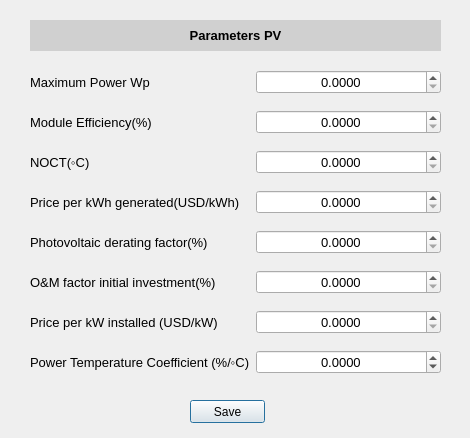
<?xml version="1.0" encoding="UTF-8"?>
<ui version="4.0">
 <class>Dialog</class>
 <widget class="QDialog" name="Dialog">
  <property name="geometry">
   <rect>
    <x>0</x>
    <y>0</y>
    <width>470</width>
    <height>438</height>
   </rect>
  </property>
  <property name="windowTitle">
   <string>Dialog</string>
  </property>
  <widget class="QWidget" name="gridLayoutWidget">
   <property name="geometry">
    <rect>
     <x>30</x>
     <y>60</y>
     <width>411</width>
     <height>331</height>
    </rect>
   </property>
   <layout class="QGridLayout" name="gridLayout">
    <item row="5" column="0">
     <widget class="QLabel" name="label_5">
      <property name="font">
       <font>
        <pointsize>10</pointsize>
       </font>
      </property>
      <property name="text">
       <string>Photovoltaic derating factor(%)</string>
      </property>
     </widget>
    </item>
    <item row="4" column="0">
     <widget class="QLabel" name="label_4">
      <property name="font">
       <font>
        <pointsize>10</pointsize>
       </font>
      </property>
      <property name="text">
       <string>Price per kWh generated(USD/kWh)</string>
      </property>
     </widget>
    </item>
    <item row="2" column="0">
     <widget class="QLabel" name="label_2">
      <property name="font">
       <font>
        <pointsize>10</pointsize>
       </font>
      </property>
      <property name="text">
       <string>Module Efficiency(%)</string>
      </property>
     </widget>
    </item>
    <item row="3" column="0">
     <widget class="QLabel" name="label_3">
      <property name="font">
       <font>
        <pointsize>10</pointsize>
       </font>
      </property>
      <property name="text">
       <string>NOCT(◦C)</string>
      </property>
     </widget>
    </item>
    <item row="6" column="0">
     <widget class="QLabel" name="label_6">
      <property name="font">
       <font>
        <pointsize>10</pointsize>
       </font>
      </property>
      <property name="text">
       <string>O&amp;M factor initial investment(%)</string>
      </property>
     </widget>
    </item>
    <item row="7" column="0">
     <widget class="QLabel" name="label_7">
      <property name="font">
       <font>
        <pointsize>10</pointsize>
       </font>
      </property>
      <property name="text">
       <string>Price per kW installed (USD/kW)</string>
      </property>
     </widget>
    </item>
    <item row="8" column="0">
     <widget class="QLabel" name="label_8">
      <property name="font">
       <font>
        <pointsize>10</pointsize>
       </font>
      </property>
      <property name="text">
       <string>Power Temperature Coefficient (%/◦C)</string>
      </property>
     </widget>
    </item>
    <item row="1" column="0">
     <widget class="QLabel" name="label">
      <property name="font">
       <font>
        <pointsize>10</pointsize>
       </font>
      </property>
      <property name="text">
       <string>Maximum Power Wp</string>
      </property>
     </widget>
    </item>
    <item row="1" column="1">
     <widget class="QDoubleSpinBox" name="doubleSpinBox_2">
      <property name="font">
       <font>
        <pointsize>10</pointsize>
       </font>
      </property>
      <property name="layoutDirection">
       <enum>Qt::LeftToRight</enum>
      </property>
      <property name="alignment">
       <set>Qt::AlignCenter</set>
      </property>
      <property name="decimals">
       <number>4</number>
      </property>
      <property name="maximum">
       <double>10000.000000000000000</double>
      </property>
     </widget>
    </item>
    <item row="2" column="1">
     <widget class="QDoubleSpinBox" name="doubleSpinBox_4">
      <property name="font">
       <font>
        <pointsize>10</pointsize>
       </font>
      </property>
      <property name="layoutDirection">
       <enum>Qt::LeftToRight</enum>
      </property>
      <property name="alignment">
       <set>Qt::AlignCenter</set>
      </property>
      <property name="decimals">
       <number>4</number>
      </property>
      <property name="maximum">
       <double>10000.000000000000000</double>
      </property>
     </widget>
    </item>
    <item row="3" column="1">
     <widget class="QDoubleSpinBox" name="doubleSpinBox">
      <property name="font">
       <font>
        <pointsize>10</pointsize>
       </font>
      </property>
      <property name="layoutDirection">
       <enum>Qt::LeftToRight</enum>
      </property>
      <property name="alignment">
       <set>Qt::AlignCenter</set>
      </property>
      <property name="decimals">
       <number>4</number>
      </property>
      <property name="maximum">
       <double>10000.000000000000000</double>
      </property>
     </widget>
    </item>
    <item row="4" column="1">
     <widget class="QDoubleSpinBox" name="doubleSpinBox_3">
      <property name="font">
       <font>
        <pointsize>10</pointsize>
       </font>
      </property>
      <property name="layoutDirection">
       <enum>Qt::LeftToRight</enum>
      </property>
      <property name="alignment">
       <set>Qt::AlignCenter</set>
      </property>
      <property name="decimals">
       <number>4</number>
      </property>
      <property name="maximum">
       <double>10000.000000000000000</double>
      </property>
     </widget>
    </item>
    <item row="5" column="1">
     <widget class="QDoubleSpinBox" name="doubleSpinBox_5">
      <property name="font">
       <font>
        <pointsize>10</pointsize>
       </font>
      </property>
      <property name="layoutDirection">
       <enum>Qt::LeftToRight</enum>
      </property>
      <property name="alignment">
       <set>Qt::AlignCenter</set>
      </property>
      <property name="decimals">
       <number>4</number>
      </property>
      <property name="maximum">
       <double>10000.000000000000000</double>
      </property>
     </widget>
    </item>
    <item row="6" column="1">
     <widget class="QDoubleSpinBox" name="doubleSpinBox_6">
      <property name="font">
       <font>
        <pointsize>10</pointsize>
       </font>
      </property>
      <property name="layoutDirection">
       <enum>Qt::LeftToRight</enum>
      </property>
      <property name="alignment">
       <set>Qt::AlignCenter</set>
      </property>
      <property name="decimals">
       <number>4</number>
      </property>
      <property name="maximum">
       <double>10000.000000000000000</double>
      </property>
     </widget>
    </item>
    <item row="7" column="1">
     <widget class="QDoubleSpinBox" name="doubleSpinBox_7">
      <property name="font">
       <font>
        <pointsize>10</pointsize>
       </font>
      </property>
      <property name="layoutDirection">
       <enum>Qt::LeftToRight</enum>
      </property>
      <property name="alignment">
       <set>Qt::AlignCenter</set>
      </property>
      <property name="decimals">
       <number>4</number>
      </property>
      <property name="maximum">
       <double>10000.000000000000000</double>
      </property>
     </widget>
    </item>
    <item row="8" column="1">
     <widget class="QDoubleSpinBox" name="doubleSpinBox_8">
      <property name="font">
       <font>
        <pointsize>10</pointsize>
       </font>
      </property>
      <property name="layoutDirection">
       <enum>Qt::LeftToRight</enum>
      </property>
      <property name="alignment">
       <set>Qt::AlignCenter</set>
      </property>
      <property name="decimals">
       <number>4</number>
      </property>
      <property name="minimum">
       <double>-1000.000000000000000</double>
      </property>
      <property name="maximum">
       <double>10000.000000000000000</double>
      </property>
     </widget>
    </item>
   </layout>
  </widget>
  <widget class="QLabel" name="label_16">
   <property name="geometry">
    <rect>
     <x>30</x>
     <y>20</y>
     <width>411</width>
     <height>31</height>
    </rect>
   </property>
   <property name="styleSheet">
    <string notr="true">background-color: rgb(208, 208, 208);</string>
   </property>
   <property name="text">
    <string>&lt;html&gt;&lt;head/&gt;&lt;body&gt;&lt;p align=&quot;center&quot;&gt;&lt;span style=&quot; font-size:10pt; font-weight:600;&quot;&gt;Parameters PV&lt;/span&gt;&lt;/p&gt;&lt;/body&gt;&lt;/html&gt;</string>
   </property>
  </widget>
  <widget class="QPushButton" name="pushButton">
   <property name="geometry">
    <rect>
     <x>190</x>
     <y>400</y>
     <width>75</width>
     <height>23</height>
    </rect>
   </property>
   <property name="text">
    <string>Save</string>
   </property>
  </widget>
 </widget>
 <resources/>
 <connections/>
</ui>
